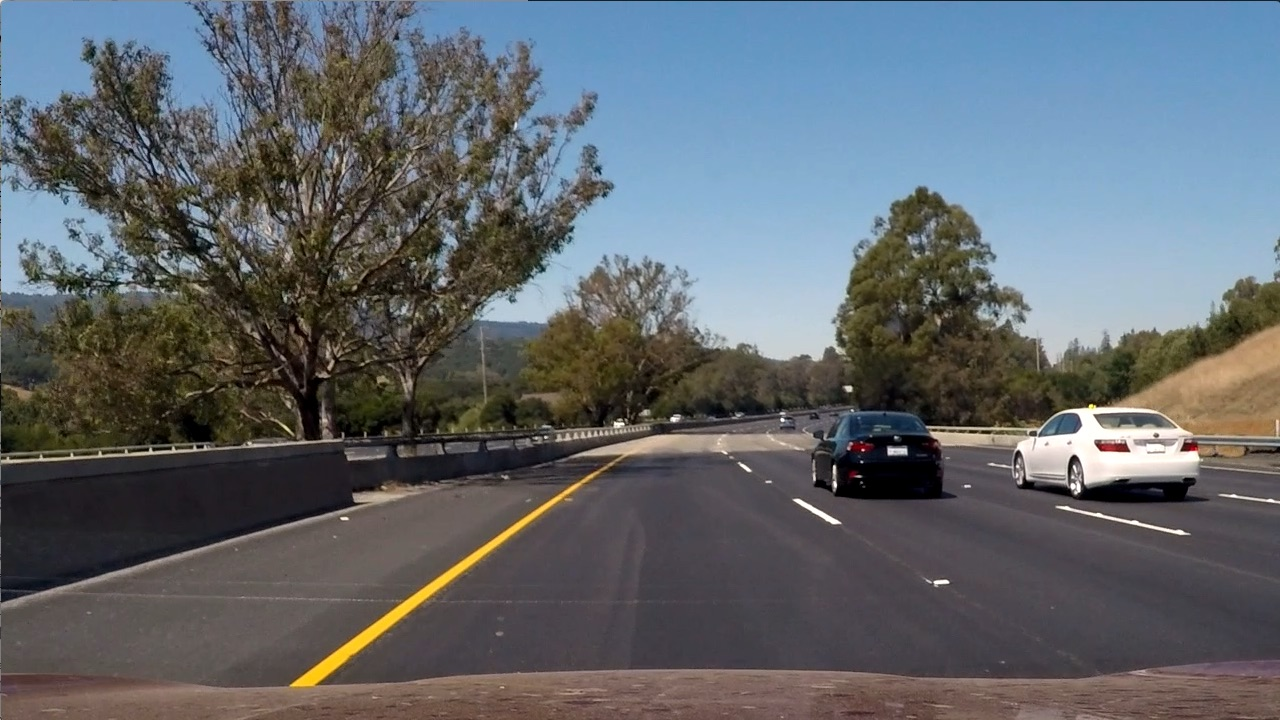
#> input picture l28-test6.jpg, 1280 x 720 px
$ jupyter execute --allow-errors L_26_color_thresholding.ipynb   (shell and % lines are left out)
#> lines starting #> are read from the running program, lines starting #| are printed output that depends on the picture
### L_28_hls_and_color_thresholds Notes
#### HLS and Color Thresholds

[cell 1]
import numpy as np
import cv2
import matplotlib.pyplot as plt
import matplotlib.image as mpimg

# read in example images
image_uniform_lighting = mpimg.imread('l28-test6.jpg')
#> image_uniform_lighting is the input picture: shape (720, 1280, 3); mean R, G, B 97, 102.6, 107.9
image_shadow_and_color = mpimg.imread('l28-test4.jpg')
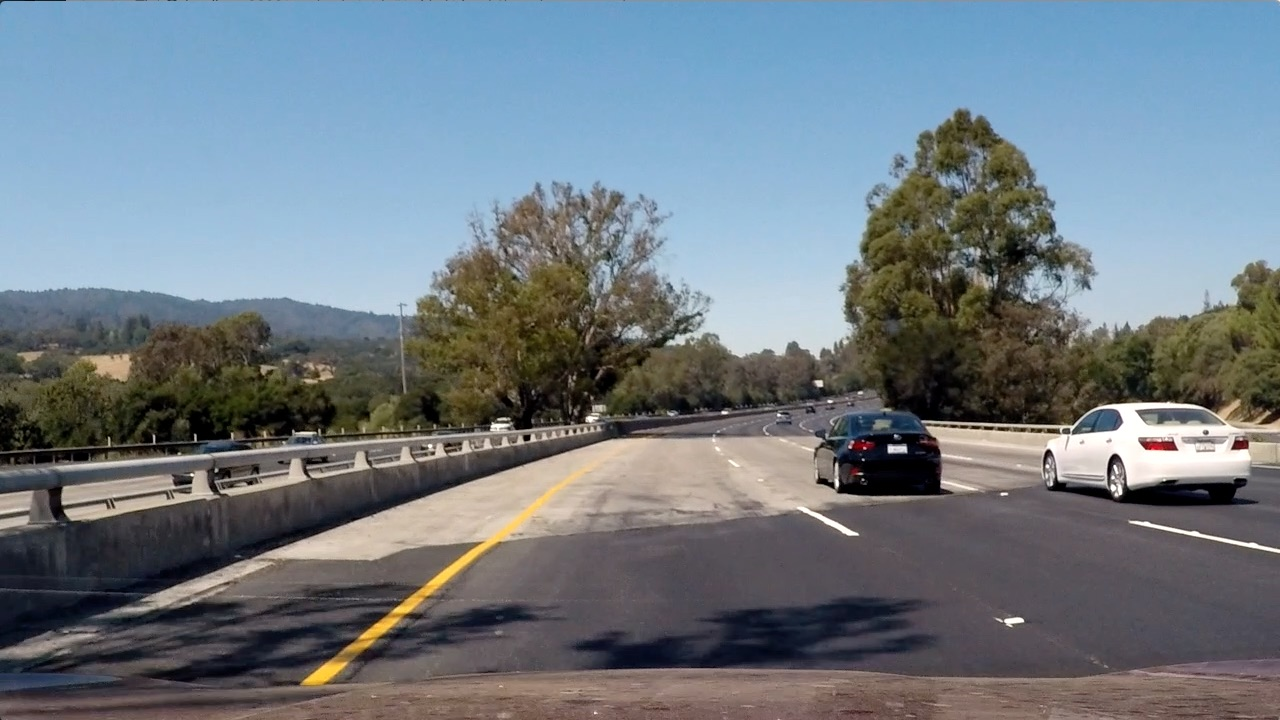
#> input picture l28-test4.jpg, 1280 x 720 px
#> image_shadow_and_color is the input picture: shape (720, 1280, 3); mean R, G, B 112.2, 122.7, 130.9

[cell 2]
# Not dry, but quick nad easy

def plot_2_gray_images(im1, im2, title1='', title2=''):
    # Plot the result
    f, (ax1, ax2) = plt.subplots(1, 2, figsize=(12, 9), frameon=False)
    f.tight_layout()

    ax1.imshow(im1, cmap='gray')
    ax1.set_title(title1, fontsize=15)
    ax1.axis('off')

    ax2.imshow(im2, cmap='gray')
    ax2.set_title(title2, fontsize=15)
    ax2.axis('off')

    plt.subplots_adjust(left=0., right=1, top=0.9, bottom=0.0)


def plot_3_gray_images(im1, im2, img3, title1='', title2='', title3=''):
    # Plot the result
    f, (ax1, ax2, ax3) = plt.subplots(1, 3, figsize=(12, 9), frameon=False)
    f.tight_layout()

    ax1.imshow(im1, cmap='gray')
    ax1.set_title(title1, fontsize=15)
    ax1.axis('off')


    ax2.imshow(im2, cmap='gray')
    ax2.set_title(title2, fontsize=15)
    ax2.axis('off')

    ax3.imshow(im2, cmap='gray')
    ax3.set_title(title3, fontsize=15)
    ax3.axis('off')

    plt.subplots_adjust(left=0., right=1, top=0.9, bottom=0.)

# [53 lines left out: functions plot_1_gray_images, plot_8_gray_images, not called in this run]

You've now seen that various color thresholds can be applied to find the lane lines in images. Here we'll explore this a bit further and look at a couple examples to see why a color space like HLS can be more robust. Let's first take another look at some of the images you saw in the last video.

 Here I'll read in the same original image (the image above), convert to grayscale, and apply a threshold that identifies the lines:

[cell 3]
# use this image in the following examples
image = image_uniform_lighting

[cell 4]
thresh = (180, 255)
gray = cv2.cvtColor(image, cv2.COLOR_RGB2GRAY)
binary = np.zeros_like(gray)
binary[(gray > thresh[0]) & (gray <= thresh[1])] = 1

print()
print('threshold values: ', thresh)
plot_2_gray_images(gray, binary, 'Gray', 'Gray Binary')

You might have also explored thresholding individual RGB color channels. You can take a look at them side by side to see which ones do a better job of picking up the lane lines:

[cell 5]
R = image[:,:,0]
G = image[:,:,1]
B = image[:,:,2]

print()
plot_3_gray_images(R, G, B, "R", "G", "B")

The R channel does a reasonable job of highlighting the lines, and you can apply a similar threshold to find lane-line pixels:

[cell 6]
thresh = (200, 255)
binary = np.zeros_like(R)
binary[(R > thresh[0]) & (R <= thresh[1])] = 1

print()
print()
print('Threshold Values: ', thresh)
plot_2_gray_images(R, binary, "R", "R Binary with Threshold")

In this lesson, we're looking at different color spaces.
While there are several that are worth exploring, here we'll look specifically at **HLS**.
When we separate the H, L, and S channels we get the following result:

[cell 7]
hls = cv2.cvtColor(image, cv2.COLOR_RGB2HLS)
#> hls: shape (720, 1280, 3); mean of channels 0, 1, 2 76.7, 102.2, 57.5
H = hls[:,:,0]
L = hls[:,:,1]
S = hls[:,:,2]

print()
plot_3_gray_images(H, L, S, "H", "L", "S")

The S channel picks up the lines well, so let's try applying a threshold there:

[cell 8]
thresh = (90, 255)
binary = np.zeros_like(S)
binary[(S > thresh[0]) & (S <= thresh[1])] = 1

print()
print('Threshold values: ', thresh)
plot_2_gray_images(R, binary, "S Channel", "S Binary with Threshold")

You can also see that in the H channel, the lane lines appear dark, so we could try a low threshold there and obtain the following result:

[cell 9]
thresh = (15, 100)
binary = np.zeros_like(H)
binary[(H > thresh[0]) & (H <= thresh[1])] = 1

print()
print('Threshold Values: ', thresh)
plot_2_gray_images(H, binary, 'H channel', 'H Binary with Threshold')

From these examples, you can see that the **S channel is probably your best bet**.
It's cleaner than the H channel result and a bit better than the R channel or simple grayscaling.
But it's not clear that one method is far superior to the others.

In each case, I've tweaked the threshold parameters to do as good a job as possible of picking out the lines.
Where we can really see a difference in results, however, is when we step to a new frame, where there are **shadows and different colors in the pavement**.

Look at the same thresholds applied to these same four channels for this image:


Here's how the various channels and binaries (with the same threshold values as above) look:

[cell 10]
# use this image in the next examples
image = image_shadow_and_color

[cell 11]
thresh = (180, 255)
gray = cv2.cvtColor(image, cv2.COLOR_RGB2GRAY)
binary_gray = np.zeros_like(gray)
binary_gray[(gray > thresh[0]) & (gray <= thresh[1])] = 1

# print()
# print('threshold values: ', thresh)
# plot_2_gray_images(gray, binary, 'Gray', 'Gray Binary')

title_gray = 'Gray channel'
title_gray_binary = 'Gray Binary with Threshold ' + str(thresh)

[cell 12]
R = image[:,:,0]
G = image[:,:,1]
B = image[:,:,2]
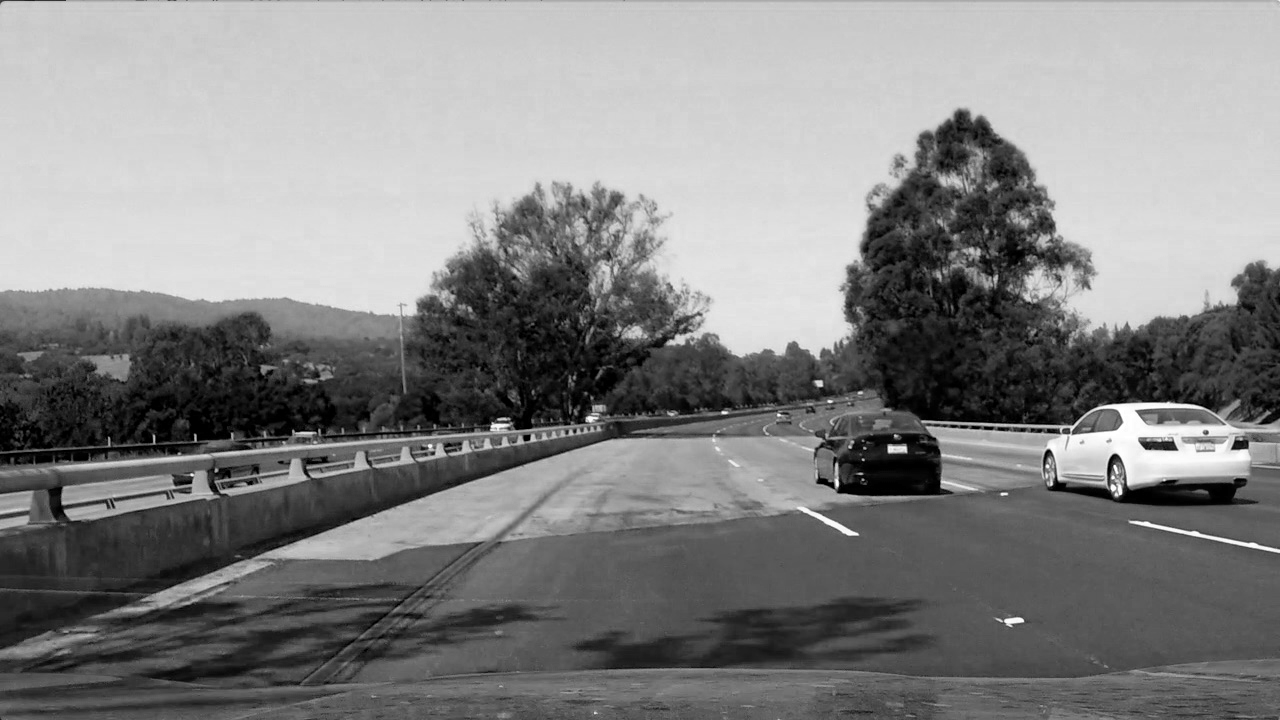
#> B: shape (720, 1280); min 0, max 255, mean 130.9

# plot_3_gray_images(R, G, B, "R", "G", "B")

[cell 13]
thresh = (200, 255)
binary_R = np.zeros_like(R)
binary_R[(R > thresh[0]) & (R <= thresh[1])] = 1

# print()
# print('Threshold Values: ', thresh)
# plot_2_gray_images(R, binary, "R", "R Binary with Threshold")

title_R = 'R channel'
title_R_binary = 'R Binary with Threshold ' + str(thresh)

[cell 14]
hls = cv2.cvtColor(image, cv2.COLOR_RGB2HLS)
#> hls: shape (720, 1280, 3); mean of channels 0, 1, 2 80.5, 121.4, 71.8
H = hls[:,:,0]
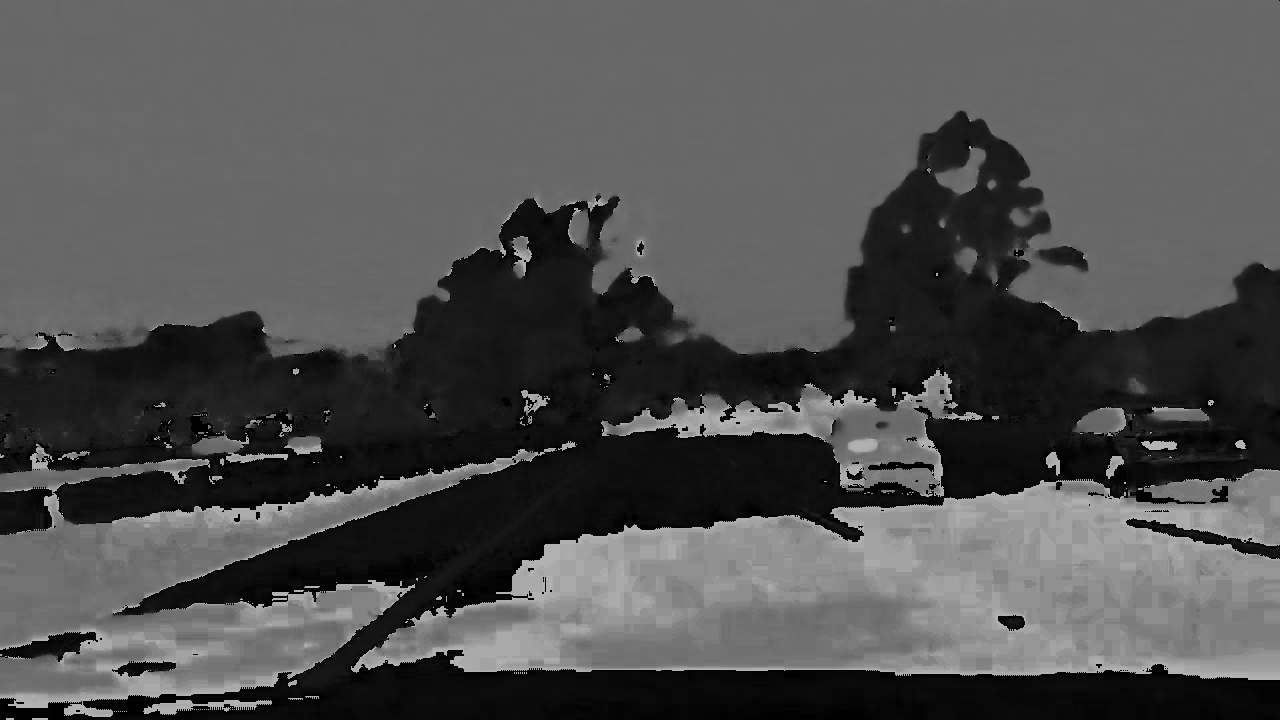
#> H: shape (720, 1280); min 0, max 180, mean 80.5
L = hls[:,:,1]
S = hls[:,:,2]
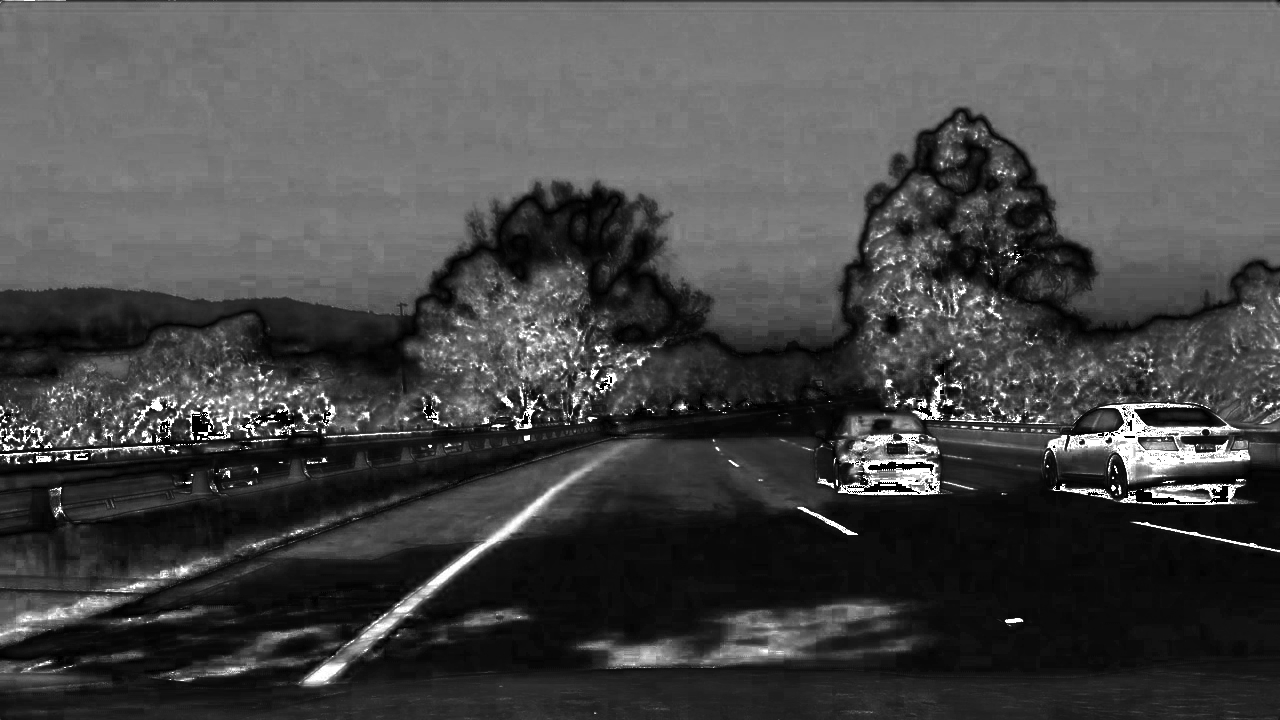
#> S: shape (720, 1280); min 0, max 255, mean 71.8

#plot_3_gray_images(H, L, S, "H", "L", "S")
